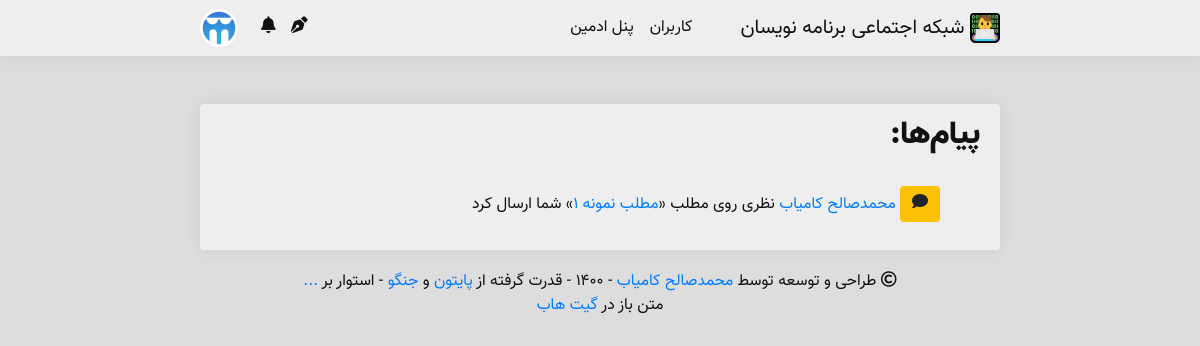
/user/notifications/new/ (signed in), run on the app's committed database.
### main/models.py (models this page shows, shortened)
class Person(models.Model):
    YEARS = []
    for year in range(1330, 1395):
        YEARS.append((str(year), str(year)),)
    YEARS = tuple(YEARS)
    user = models.OneToOneField(
        User,
        on_delete=models.CASCADE,
        null=True,
        verbose_name='کاربر'
    )
    username = models.CharField(
        max_length=50,
        verbose_name='نام کاربری'
    )
    avatar = models.ImageField(
        upload_to='avatars/',
        blank=True,
        verbose_name='آواتار'
    )
    name = models.CharField(
        max_length=50,
        verbose_name='نام'
    )
    public_email = models.CharField(
        max_length=100,
        null=True,
        blank=True,
        verbose_name='پست الکترونیک'
    )
    mobile = models.CharField(
        max_length=11,
        null=True,
        blank=True,
        verbose_name='شماره تماس'
    )
    description = models.CharField(
        max_length=200,
        null=True,
        blank=True,
        verbose_name='توضیحات'
    )
    year_of_born = models.CharField(
        max_length=4,
        choices=YEARS,
        null=True,
        blank=True,
        verbose_name='سال تولد'
    )
    gender = models.CharField(
        max_length=10,
        null=True,
        blank=True,
        verbose_name='جنسیت'
    )
    join_time = jmodels.jDateTimeField(
        default=timezone.now,
        verbose_name='زمان عضویت'
    )
    work = models.CharField(
        max_length=50,
        null=True,
        blank=True,
        verbose_name='تخصص'
    )
    skills = models.ManyToManyField(
        'Skill',
        blank=True,
        verbose_name='مهارت‌ها'
    )
    rezome = models.TextField(
        default='',
        null=True,
        blank=True,
        verbose_name='رزومه'
    )
    liked_posts = models.ManyToManyField(
        'Post',
        blank=True,
        verbose_name='لایک‌ها'
    )
    viewed_posts = models.ManyToManyField(
        'Post',
        related_name='views_post',
        blank=True,
        verbose_name='مطالب مشاهده شده'
    )
    following = models.ManyToManyField(
        'Person',
        blank=True,
        verbose_name='دنبال شوندگان'
    )
    len_following = models.CharField(
        max_length=10,
        default=0,
        verbose_name='تعداد دنبال شوندگان'
    )
    followers = models.ManyToManyField(
        'Person',
        related_name='folllowers',
        blank=True,
        verbose_name='دنبال کنندگان'
    )
    len_followers = models.CharField(
        max_length=10,
        default=0,
        verbose_name='تعداد دنبال کنندگان'
    )
    github = models.URLField(
        null=True,
        blank=True,
        verbose_name='گیت هاب'
    )
    gitlab = models.URLField(
        null=True,
        blank=True,
        verbose_name='گیت لب'
    )
    stackowerflow = models.URLField(
        null=True,
        blank=True,
        verbose_name='استک اورفلو'
    )
    linkedin = models.URLField(
        null=True,
        blank=True,
        verbose_name='لینکدین'
    )
    dev = models.URLField(
        null=True,
        blank=True,
        verbose_name='جامعه دِو'
    )
    website = models.URLField(
        null=True,
        blank=True,
        verbose_name='وبسایت'
    )
    class Meta:
        verbose_name = 'فرد'
        verbose_name_plural = 'افراد'

class Notification(models.Model):
    givver = models.ForeignKey(
        'Person',
        on_delete=models.SET_NULL,
        null=True,
        verbose_name='گیرنده'
    )
    message = models.TextField(
        verbose_name='متن پیام'
    )
    notif_type = models.CharField(
        max_length=10,
        default=None,
        null=True,
        verbose_name='نوع'
    )
    done = models.BooleanField(
        default=False,
        verbose_name='خوانده شده'
    )
    class Meta:
        verbose_name = 'پیام'
        verbose_name_plural = 'پیام‌ها'

### persons/views.py (the view)
# urls.py: path('notifications/new/', views.new_notifications, name = 'new_notifications'),
@login_required
def new_notifications(request):
    authenticated_user = get_authenticated_user(request)
    notifications = Notification.objects.filter(givver=authenticated_user, done=False).order_by('-id')
    for notification in notifications:
        notification.done = True
        notification.save()
    context = {
        'authenticated_user': authenticated_user,
        'new_notifications': get_new_notifications(authenticated_user),
        'notifications': notifications,
    }
    return render(request, 'person/notifications/new.html', context)

### main/functions.py (called while the page is built)
def get_authenticated_user(request):
    if request.user.is_authenticated:
        return Person.objects.get(username=request.user.username)
    return None

def get_new_notifications(authenticated_user):
    if authenticated_user is not None:
        return len(
            Notification.objects.filter(
                givver=authenticated_user,
                done=False
            )
        )
    return 0

### media/template/person/notifications/new.html (shortened to what this page needs)
{% extends 'main.html' %}
{% block body %}
    <div class="body  border-gray">
        <h2>پیام‌ها:</h2><br/>
        <ul style="list-style-type: none;">
            {% for notification in notifications %}
                <li>
                    <p>
                        {% if notification.notif_type == 'like' %}
                        <button type="button" class="btn btn-danger  border-gray"><i class="far fa-heart"></i></button>
                        {% elif notification.notif_type == 'comment' %}
                        <button type="button" class="btn btn-warning  border-gray"><i class="fas fa-comment"></i></button>
                        {% elif notification.notif_type == 'replay' %}
                        <button type="button" class="btn btn-primary  border-gray"><i class="fas fa-comments"></i></button>
                        {% elif notification.notif_type == 'follow' %}
                        <button type="button" class="btn btn-primary  border-gray"><i class="fas fa-plus"></i></button>
                        {% endif %}
                        {{ notification.message | safe }}
                    </p>
                </li>
            {% endfor %}
        </ul>
    </div>
{% endblock %}

### media/template/partials/navigation.html (shortened to what this page needs)
{% load static %}
<nav class="navbar navbar-expand-lg navbar-light  border-gray">
    <div class="wrp">
    <a class="navbar-brand" href="{% url 'index' %}">
        <img src="{% static 'img/programmers-social_logo.svg' %}" width="30" height="30" class="programmers-social_logo d-inline-block align-top" alt="شبکه اجتماعی برنامه نویسان" loading="lazy">
        شبکه اجتماعی برنامه نویسان
    </a>
    <div class="collapse navbar-collapse" id="navbarText">
        <ul class="navbar-nav mr-auto">
            <li class="nav-item">
                <a class="nav-link" href="{% url 'person:all_persons' 1 %}">کاربران</a>
            </li>
            {% if perms.admin %}
                <li class="nav-item">
                    <a class="nav-link" href="/admin/">پنل ادمین</a>
                </li>
            {% endif %}
        </ul>
    </div>
    <form class="form-inline">
        {% if user.is_authenticated %}
        <div class="tooltip" style="margin-left: 15px;">
            <a class="notification my-2" href="{% url 'person:post:new_post' %}"><i class="fas fa-pen-nib"></i></a>
        </div>
            <a href="{% url 'person:profile_detail' user.username %}">
                {% if new_notifications != 0 %}
                    <div class="tooltip" style="margin-left: 15px;">
                        <a class="notification" href="{% url 'person:new_notifications' %}">
                            <span><i class="fas fa-bell"></i>
                            <span class="badge badge-light badge-notif animated infinite flash" id="hover-category"> </span>
                        </a>
                        <span class="tooltiptext">پیام جدید!</span>
                    </div>
                {% else %}
                    <div class="tooltip" style="margin-left: 15px;">
                        <a class="notification" href="{% url 'person:all_notifications' 1 %}"><i class="fas fa-bell"></i></a>
                    </div>
                {% endif %}
            </a>
            <div class="dropdown">
                <a>
                    {% if authenticated_user.avatar.url != None %}
                        <img class="avatar mr-sm-2" type="button" src="{{ authenticated_user.avatar.url }}" width="38px" height="38px">
                    {% else %}
                        <img class="avatar mr-sm-2" type="button" src="/cloud/avatars/default_avatar.png/" width="38px" height="38px">
                    {% endif %}
                </a>
            </div>
        {% endif %}
    </form></div>
</nav>

### media/static/css/style.css (style rules this page uses)
:root { --primary: #791FFF; --primary-hover: #5115aa; --primary-shadow: #791FFF50; --dark: #111; --body-background: #ddd; --light: #eee; --light-hover: #fff; --border-color: rgba(0, 0, 0, 0.125); }
body { font-family: Vazir FD; text-align: right; background: var(--body-background); color: var(--dark) }
h1, h2, h3, h4, h5, h6 { font-family: Vazir Black FD; }
.wrp { margin: auto; width: 800px; display: inherit; }
.body { border-radius: .25rem; padding: .75rem 1.25rem; background-color: var(--light); box-shadow: 0 0 1rem 0 rgba(0, 0, 0, .075); width: 100%; margin-bottom: 10px; overflow-wrap: break-word; }
a, p, img, h1, h2, h3, h4, h5, h6 { transition: .3s; color: var(--dark); text-decoration: none !important; }
a { color: #007bff; }
.avatar { max-width: unset !important; border-radius: 100% !important; margin-top: 0 !important; margin-bottom: 0 !important; }
.navbar-brand { margin-right: 0; }
.mr-auto, .mx-auto { margin-left: auto !important; margin-right: 0 !important; }
.navbar { position: sticky; top: 0; z-index: 999; border-bottom: 1px solid rgba(0, 0, 0, .125); background-color: var(--light); color: var(--dark); box-shadow: 0 0 1rem 0 rgba(0, 0, 0, .075); }
.navbar-light .navbar-brand { color: var(--dark); }
.navbar-light .navbar-nav .nav-link { color: var(--dark); }
.notification { color: var(--dark); font-size: larger; }
.border-gray { border-color: var(--border-color); border-width: 0; }
@media (min-width: 924px) { .navbar-expand-lg .navbar-collapse { display: -ms-flexbox !important; display: flex !important; -ms-flex-preferred-size: auto; flex-basis: auto; } }
@media (min-width: 924px) { .navbar-expand-lg .navbar-nav { -ms-flex-direction: row; flex-direction: row; } }
@media (min-width: 924px) { .navbar-expand-lg .navbar-nav .nav-link { padding-right: .5rem; padding-left: .5rem; } }
.mr-sm-2, .mx-sm-2 { margin-right: .5rem!important; }
.dropdown { position: relative; float: left; direction: ltr; }
.tooltip { position: relative; display: inline-block; opacity: 1; z-index: 1; }
html { scroll-behavior: smooth; }

### data on the page
Person: avatar (picture)
Notification: notif_type "comment" (drawn), message "محمدصالح کامیاب نظری روی مطلب « مطلب نمونه 1 » شما ارسال کرد"
